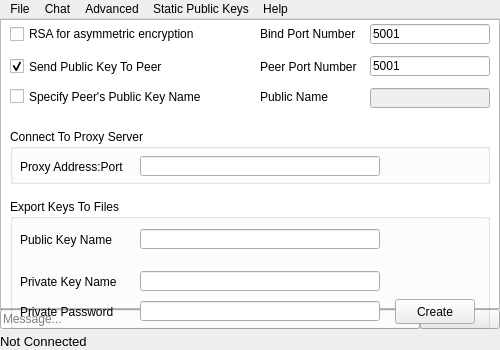
<?xml version="1.0" encoding="UTF-8"?>
<ui version="4.0">
 <class>MainWindow</class>
 <widget class="QMainWindow" name="MainWindow">
  <property name="geometry">
   <rect>
    <x>0</x>
    <y>0</y>
    <width>500</width>
    <height>350</height>
   </rect>
  </property>
  <property name="minimumSize">
   <size>
    <width>500</width>
    <height>350</height>
   </size>
  </property>
  <property name="maximumSize">
   <size>
    <width>500</width>
    <height>350</height>
   </size>
  </property>
  <property name="windowTitle">
   <string>MainWindow</string>
  </property>
  <widget class="QWidget" name="centralWidget">
   <widget class="QTextEdit" name="ReceiveText">
    <property name="geometry">
     <rect>
      <x>0</x>
      <y>0</y>
      <width>500</width>
      <height>290</height>
     </rect>
    </property>
    <property name="sizePolicy">
     <sizepolicy hsizetype="Expanding" vsizetype="Expanding">
      <horstretch>0</horstretch>
      <verstretch>0</verstretch>
     </sizepolicy>
    </property>
    <property name="sizeIncrement">
     <size>
      <width>0</width>
      <height>0</height>
     </size>
    </property>
    <property name="autoFillBackground">
     <bool>true</bool>
    </property>
    <property name="readOnly">
     <bool>true</bool>
    </property>
   </widget>
   <widget class="QLineEdit" name="SendText">
    <property name="enabled">
     <bool>true</bool>
    </property>
    <property name="geometry">
     <rect>
      <x>0</x>
      <y>290</y>
      <width>420</width>
      <height>20</height>
     </rect>
    </property>
    <property name="text">
     <string/>
    </property>
    <property name="maxLength">
     <number>512</number>
    </property>
    <property name="placeholderText">
     <string>Message...</string>
    </property>
   </widget>
   <widget class="QPushButton" name="SendButton">
    <property name="geometry">
     <rect>
      <x>420</x>
      <y>290</y>
      <width>80</width>
      <height>20</height>
     </rect>
    </property>
    <property name="text">
     <string>Send</string>
    </property>
   </widget>
   <widget class="QWidget" name="ConnectSettingsWidget" native="true">
    <property name="geometry">
     <rect>
      <x>0</x>
      <y>0</y>
      <width>500</width>
      <height>310</height>
     </rect>
    </property>
    <widget class="QLabel" name="PeerIPLabel">
     <property name="geometry">
      <rect>
       <x>0</x>
       <y>280</y>
       <width>100</width>
       <height>25</height>
      </rect>
     </property>
     <property name="text">
      <string>Peer's Address: </string>
     </property>
    </widget>
    <widget class="QLineEdit" name="PeerIPText">
     <property name="geometry">
      <rect>
       <x>100</x>
       <y>280</y>
       <width>240</width>
       <height>25</height>
      </rect>
     </property>
     <property name="autoFillBackground">
      <bool>false</bool>
     </property>
     <property name="maxLength">
      <number>50</number>
     </property>
    </widget>
    <widget class="QPushButton" name="ConnectButton">
     <property name="enabled">
      <bool>false</bool>
     </property>
     <property name="geometry">
      <rect>
       <x>370</x>
       <y>280</y>
       <width>100</width>
       <height>25</height>
      </rect>
     </property>
     <property name="text">
      <string>Connect</string>
     </property>
    </widget>
    <widget class="Line" name="ConnectLine">
     <property name="geometry">
      <rect>
       <x>0</x>
       <y>240</y>
       <width>500</width>
       <height>20</height>
      </rect>
     </property>
     <property name="orientation">
      <enum>Qt::Horizontal</enum>
     </property>
    </widget>
    <widget class="QPushButton" name="GenerateButton">
     <property name="enabled">
      <bool>true</bool>
     </property>
     <property name="geometry">
      <rect>
       <x>340</x>
       <y>200</y>
       <width>130</width>
       <height>30</height>
      </rect>
     </property>
     <property name="text">
      <string>Generate</string>
     </property>
    </widget>
    <widget class="QLabel" name="PublicKeyInfoLabel">
     <property name="geometry">
      <rect>
       <x>10</x>
       <y>30</y>
       <width>485</width>
       <height>91</height>
      </rect>
     </property>
     <property name="cursor">
      <cursorShape>IBeamCursor</cursorShape>
     </property>
     <property name="text">
      <string>Since you have not manually loaded a public/private key pair, one can be&lt;br/&gt;generated for this session and exported to files for future use. It is highly&lt;br/&gt;recommended that you can confirm in person or across a very trusted medium&lt;br/&gt;that your peers have received and saved your public key to ensure security&lt;br/&gt;against a man-in-the-middle actively injecting false public keys as belonging to&lt;br/&gt;you.</string>
     </property>
     <property name="textFormat">
      <enum>Qt::RichText</enum>
     </property>
     <property name="alignment">
      <set>Qt::AlignLeading|Qt::AlignLeft|Qt::AlignTop</set>
     </property>
     <property name="textInteractionFlags">
      <set>Qt::LinksAccessibleByMouse|Qt::TextSelectableByMouse</set>
     </property>
    </widget>
   </widget>
   <widget class="QWidget" name="LoadMyKeysWidget" native="true">
    <property name="geometry">
     <rect>
      <x>0</x>
      <y>0</y>
      <width>501</width>
      <height>311</height>
     </rect>
    </property>
    <widget class="QGroupBox" name="ImportKeysGroup">
     <property name="geometry">
      <rect>
       <x>10</x>
       <y>20</y>
       <width>481</width>
       <height>271</height>
      </rect>
     </property>
     <property name="autoFillBackground">
      <bool>false</bool>
     </property>
     <property name="title">
      <string>Retreive Keys From Files</string>
     </property>
     <widget class="QLineEdit" name="PasswordLine">
      <property name="geometry">
       <rect>
        <x>150</x>
        <y>150</y>
        <width>311</width>
        <height>23</height>
       </rect>
      </property>
     </widget>
     <widget class="QPushButton" name="OpenPublicButton">
      <property name="geometry">
       <rect>
        <x>90</x>
        <y>30</y>
        <width>80</width>
        <height>25</height>
       </rect>
      </property>
      <property name="text">
       <string>Open File</string>
      </property>
     </widget>
     <widget class="QLabel" name="PasswordLabel">
      <property name="geometry">
       <rect>
        <x>10</x>
        <y>150</y>
        <width>131</width>
        <height>25</height>
       </rect>
      </property>
      <property name="text">
       <string>Private Key Password:</string>
      </property>
     </widget>
     <widget class="QLabel" name="PrivateKeyLabel">
      <property name="geometry">
       <rect>
        <x>10</x>
        <y>180</y>
        <width>71</width>
        <height>25</height>
       </rect>
      </property>
      <property name="text">
       <string>Private Key: </string>
      </property>
     </widget>
     <widget class="QLabel" name="PublicKeyLabel">
      <property name="geometry">
       <rect>
        <x>10</x>
        <y>30</y>
        <width>71</width>
        <height>25</height>
       </rect>
      </property>
      <property name="text">
       <string>Public Key: </string>
      </property>
     </widget>
     <widget class="QPushButton" name="OpenPrivateButton">
      <property name="geometry">
       <rect>
        <x>90</x>
        <y>180</y>
        <width>80</width>
        <height>25</height>
       </rect>
      </property>
      <property name="text">
       <string>Open File</string>
      </property>
     </widget>
     <widget class="QPushButton" name="OKButton">
      <property name="geometry">
       <rect>
        <x>390</x>
        <y>240</y>
        <width>81</width>
        <height>23</height>
       </rect>
      </property>
      <property name="text">
       <string>OK</string>
      </property>
     </widget>
     <widget class="QLabel" name="PublicKeyLocLabel">
      <property name="geometry">
       <rect>
        <x>180</x>
        <y>30</y>
        <width>280</width>
        <height>50</height>
       </rect>
      </property>
      <property name="text">
       <string/>
      </property>
      <property name="wordWrap">
       <bool>true</bool>
      </property>
     </widget>
     <widget class="QLabel" name="PrivateKeyLocLabel">
      <property name="geometry">
       <rect>
        <x>180</x>
        <y>180</y>
        <width>280</width>
        <height>50</height>
       </rect>
      </property>
      <property name="text">
       <string/>
      </property>
      <property name="wordWrap">
       <bool>true</bool>
      </property>
     </widget>
     <zorder>PasswordLine</zorder>
     <zorder>PasswordLabel</zorder>
     <zorder>PrivateKeyLabel</zorder>
     <zorder>PublicKeyLabel</zorder>
     <zorder>OpenPrivateButton</zorder>
     <zorder>OKButton</zorder>
     <zorder>PublicKeyLocLabel</zorder>
     <zorder>PrivateKeyLocLabel</zorder>
     <zorder>OpenPublicButton</zorder>
    </widget>
   </widget>
   <widget class="QWidget" name="OptionsWidget" native="true">
    <property name="geometry">
     <rect>
      <x>0</x>
      <y>0</y>
      <width>500</width>
      <height>310</height>
     </rect>
    </property>
    <widget class="QCheckBox" name="SavePublicCB">
     <property name="geometry">
      <rect>
       <x>10</x>
       <y>65</y>
       <width>251</width>
       <height>25</height>
      </rect>
     </property>
     <property name="text">
      <string>Specify Peer's Public Key Name</string>
     </property>
    </widget>
    <widget class="QCheckBox" name="SendPublicCB">
     <property name="enabled">
      <bool>true</bool>
     </property>
     <property name="geometry">
      <rect>
       <x>10</x>
       <y>35</y>
       <width>170</width>
       <height>25</height>
      </rect>
     </property>
     <property name="text">
      <string>Send Public Key To Peer</string>
     </property>
     <property name="checked">
      <bool>true</bool>
     </property>
    </widget>
    <widget class="QGroupBox" name="ExportKeysGroup">
     <property name="enabled">
      <bool>true</bool>
     </property>
     <property name="geometry">
      <rect>
       <x>10</x>
       <y>180</y>
       <width>480</width>
       <height>130</height>
      </rect>
     </property>
     <property name="title">
      <string>Export Keys To Files</string>
     </property>
     <widget class="QLineEdit" name="MyPrivateLocLine">
      <property name="geometry">
       <rect>
        <x>130</x>
        <y>72</y>
        <width>240</width>
        <height>20</height>
       </rect>
      </property>
     </widget>
     <widget class="QLabel" name="PubKeyNameLabel">
      <property name="geometry">
       <rect>
        <x>10</x>
        <y>28</y>
        <width>110</width>
        <height>25</height>
       </rect>
      </property>
      <property name="text">
       <string>Public Key Name</string>
      </property>
     </widget>
     <widget class="QLabel" name="PrivPasswdLabel">
      <property name="geometry">
       <rect>
        <x>10</x>
        <y>100</y>
        <width>110</width>
        <height>25</height>
       </rect>
      </property>
      <property name="text">
       <string>Private Password</string>
      </property>
     </widget>
     <widget class="QLabel" name="PrivKeyNameLabel">
      <property name="geometry">
       <rect>
        <x>10</x>
        <y>70</y>
        <width>110</width>
        <height>25</height>
       </rect>
      </property>
      <property name="text">
       <string>Private Key Name</string>
      </property>
     </widget>
     <widget class="QLineEdit" name="MyPublicLocLine">
      <property name="geometry">
       <rect>
        <x>130</x>
        <y>30</y>
        <width>240</width>
        <height>20</height>
       </rect>
      </property>
     </widget>
     <widget class="QLineEdit" name="MyPrivatePassLine">
      <property name="geometry">
       <rect>
        <x>130</x>
        <y>102</y>
        <width>240</width>
        <height>20</height>
       </rect>
      </property>
      <property name="text">
       <string/>
      </property>
     </widget>
     <widget class="QPushButton" name="CreateKeysButton">
      <property name="geometry">
       <rect>
        <x>385</x>
        <y>100</y>
        <width>80</width>
        <height>25</height>
       </rect>
      </property>
      <property name="text">
       <string>Create</string>
      </property>
     </widget>
    </widget>
    <widget class="QLineEdit" name="PeerPublicLocLine">
     <property name="enabled">
      <bool>false</bool>
     </property>
     <property name="geometry">
      <rect>
       <x>370</x>
       <y>69</y>
       <width>120</width>
       <height>20</height>
      </rect>
     </property>
    </widget>
    <widget class="QLabel" name="PeerPortNumberLabel">
     <property name="geometry">
      <rect>
       <x>260</x>
       <y>35</y>
       <width>110</width>
       <height>25</height>
      </rect>
     </property>
     <property name="text">
      <string>Peer Port Number</string>
     </property>
    </widget>
    <widget class="QLineEdit" name="PeerPortLine">
     <property name="geometry">
      <rect>
       <x>370</x>
       <y>37</y>
       <width>120</width>
       <height>20</height>
      </rect>
     </property>
     <property name="text">
      <string>5001</string>
     </property>
    </widget>
    <widget class="QLabel" name="PeerPublicKeyNameLabel">
     <property name="geometry">
      <rect>
       <x>260</x>
       <y>65</y>
       <width>110</width>
       <height>25</height>
      </rect>
     </property>
     <property name="text">
      <string>Public Name</string>
     </property>
    </widget>
    <widget class="QCheckBox" name="UseRSACB">
     <property name="geometry">
      <rect>
       <x>10</x>
       <y>0</y>
       <width>210</width>
       <height>30</height>
      </rect>
     </property>
     <property name="text">
      <string>RSA for asymmetric encryption</string>
     </property>
    </widget>
    <widget class="QGroupBox" name="ProxySettingsGroup">
     <property name="enabled">
      <bool>true</bool>
     </property>
     <property name="geometry">
      <rect>
       <x>10</x>
       <y>110</y>
       <width>480</width>
       <height>55</height>
      </rect>
     </property>
     <property name="title">
      <string>Connect To Proxy Server</string>
     </property>
     <widget class="QLabel" name="ProxyAddrLabel">
      <property name="geometry">
       <rect>
        <x>10</x>
        <y>20</y>
        <width>120</width>
        <height>35</height>
       </rect>
      </property>
      <property name="text">
       <string>Proxy Address:Port</string>
      </property>
     </widget>
     <widget class="QLineEdit" name="ProxyAddrLine">
      <property name="geometry">
       <rect>
        <x>130</x>
        <y>27</y>
        <width>240</width>
        <height>20</height>
       </rect>
      </property>
      <property name="text">
       <string/>
      </property>
     </widget>
    </widget>
    <widget class="QLabel" name="BindPortNumberLabel">
     <property name="geometry">
      <rect>
       <x>260</x>
       <y>0</y>
       <width>110</width>
       <height>30</height>
      </rect>
     </property>
     <property name="text">
      <string>Bind Port Number</string>
     </property>
    </widget>
    <widget class="QLineEdit" name="BindPortLine">
     <property name="geometry">
      <rect>
       <x>370</x>
       <y>5</y>
       <width>120</width>
       <height>20</height>
      </rect>
     </property>
     <property name="text">
      <string>5001</string>
     </property>
    </widget>
   </widget>
   <widget class="QLabel" name="StatusLabel">
    <property name="geometry">
     <rect>
      <x>0</x>
      <y>310</y>
      <width>500</width>
      <height>20</height>
     </rect>
    </property>
    <property name="font">
     <font>
      <pointsize>10</pointsize>
     </font>
    </property>
    <property name="text">
     <string>Not Connected</string>
    </property>
    <property name="alignment">
     <set>Qt::AlignBottom|Qt::AlignLeading|Qt::AlignLeft</set>
    </property>
    <property name="textInteractionFlags">
     <set>Qt::LinksAccessibleByMouse|Qt::TextSelectableByMouse</set>
    </property>
   </widget>
   <zorder>ConnectSettingsWidget</zorder>
   <zorder>LoadMyKeysWidget</zorder>
   <zorder>SendText</zorder>
   <zorder>SendButton</zorder>
   <zorder>StatusLabel</zorder>
   <zorder>ReceiveText</zorder>
   <zorder>OptionsWidget</zorder>
  </widget>
  <widget class="QMenuBar" name="menuBar">
   <property name="geometry">
    <rect>
     <x>0</x>
     <y>0</y>
     <width>500</width>
     <height>20</height>
    </rect>
   </property>
   <widget class="QMenu" name="menuCrypto_Chat">
    <property name="title">
     <string>File</string>
    </property>
    <addaction name="separator"/>
    <addaction name="actionLoad_Keys"/>
    <addaction name="actionLoad_Peer_Public_Key"/>
    <addaction name="separator"/>
    <addaction name="actionExit"/>
   </widget>
   <widget class="QMenu" name="menuHelp">
    <property name="title">
     <string>Help</string>
    </property>
    <addaction name="actionHelp"/>
    <addaction name="separator"/>
    <addaction name="actionAbout"/>
    <addaction name="actionDonate"/>
    <addaction name="separator"/>
    <addaction name="actionLicense"/>
    <addaction name="actionCurve_License"/>
   </widget>
   <widget class="QMenu" name="menuAdvanced">
    <property name="title">
     <string>Advanced</string>
    </property>
    <addaction name="actionOptions"/>
   </widget>
   <widget class="QMenu" name="menuChat">
    <property name="title">
     <string>Chat</string>
    </property>
    <addaction name="actionConnect"/>
    <addaction name="actionDisconnect"/>
    <addaction name="separator"/>
    <addaction name="actionSend_File"/>
   </widget>
   <widget class="QMenu" name="menuStatic_Public_Keys">
    <property name="title">
     <string>Static Public Keys</string>
    </property>
    <addaction name="actionOwn"/>
    <addaction name="actionPeer_s"/>
   </widget>
   <addaction name="menuCrypto_Chat"/>
   <addaction name="menuChat"/>
   <addaction name="menuAdvanced"/>
   <addaction name="menuStatic_Public_Keys"/>
   <addaction name="menuHelp"/>
  </widget>
  <action name="actionLoad_Keys">
   <property name="text">
    <string>Load My Keys</string>
   </property>
  </action>
  <action name="actionLoad_Peer_Public_Key">
   <property name="text">
    <string>Load Peer Public Key</string>
   </property>
  </action>
  <action name="actionAbout">
   <property name="text">
    <string>About</string>
   </property>
  </action>
  <action name="actionHelp">
   <property name="text">
    <string>Help</string>
   </property>
  </action>
  <action name="actionExit">
   <property name="text">
    <string>Exit</string>
   </property>
  </action>
  <action name="actionOptions">
   <property name="text">
    <string>Options</string>
   </property>
  </action>
  <action name="actionConnect">
   <property name="text">
    <string>Connect</string>
   </property>
  </action>
  <action name="actionSend_File">
   <property name="text">
    <string>Send File</string>
   </property>
  </action>
  <action name="actionDisconnect">
   <property name="text">
    <string>Disconnect</string>
   </property>
  </action>
  <action name="actionLicense">
   <property name="text">
    <string>License</string>
   </property>
  </action>
  <action name="actionDonate">
   <property name="text">
    <string>Donate</string>
   </property>
  </action>
  <action name="actionOwn">
   <property name="text">
    <string>Own</string>
   </property>
  </action>
  <action name="actionPeer_s">
   <property name="text">
    <string>Peer's</string>
   </property>
  </action>
  <action name="actionCurve_License">
   <property name="text">
    <string>curve25519-donna License</string>
   </property>
  </action>
 </widget>
 <layoutdefault spacing="6" margin="11"/>
 <resources/>
 <connections/>
</ui>
